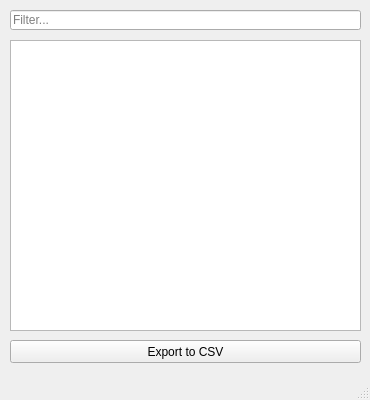
<?xml version="1.0" encoding="UTF-8"?>
<ui version="4.0">
 <class>MainWindow</class>
 <widget class="QMainWindow" name="MainWindow">
  <property name="geometry">
   <rect>
    <x>0</x>
    <y>0</y>
    <width>370</width>
    <height>400</height>
   </rect>
  </property>
  <property name="minimumSize">
   <size>
    <width>370</width>
    <height>400</height>
   </size>
  </property>
  <property name="maximumSize">
   <size>
    <width>370</width>
    <height>400</height>
   </size>
  </property>
  <property name="windowTitle">
   <string>MainWindow</string>
  </property>
  <widget class="QWidget" name="centralwidget">
   <widget class="QTreeView" name="treeView">
    <property name="enabled">
     <bool>true</bool>
    </property>
    <property name="geometry">
     <rect>
      <x>10</x>
      <y>40</y>
      <width>351</width>
      <height>291</height>
     </rect>
    </property>
    <property name="inputMethodHints">
     <set>Qt::ImhNone</set>
    </property>
    <property name="selectionBehavior">
     <enum>QAbstractItemView::SelectItems</enum>
    </property>
   </widget>
   <widget class="QLineEdit" name="filterEdit">
    <property name="geometry">
     <rect>
      <x>10</x>
      <y>10</y>
      <width>351</width>
      <height>20</height>
     </rect>
    </property>
    <property name="text">
     <string/>
    </property>
    <property name="maxLength">
     <number>256</number>
    </property>
    <property name="placeholderText">
     <string>Filter...</string>
    </property>
   </widget>
   <widget class="QPushButton" name="exportBtn">
    <property name="geometry">
     <rect>
      <x>10</x>
      <y>340</y>
      <width>351</width>
      <height>23</height>
     </rect>
    </property>
    <property name="text">
     <string>Export to CSV</string>
    </property>
   </widget>
  </widget>
  <widget class="QMenuBar" name="menubar">
   <property name="geometry">
    <rect>
     <x>0</x>
     <y>0</y>
     <width>370</width>
     <height>21</height>
    </rect>
   </property>
  </widget>
  <widget class="QStatusBar" name="statusbar"/>
 </widget>
 <resources/>
 <connections/>
</ui>
